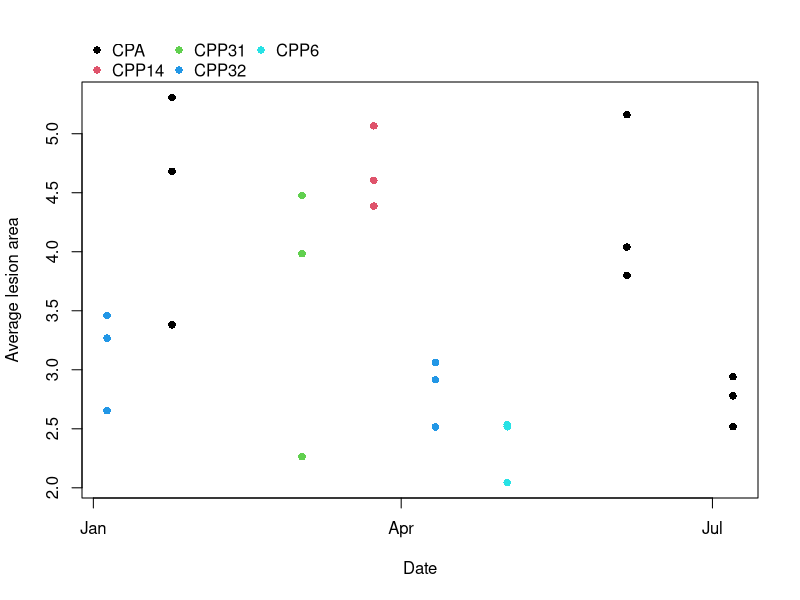
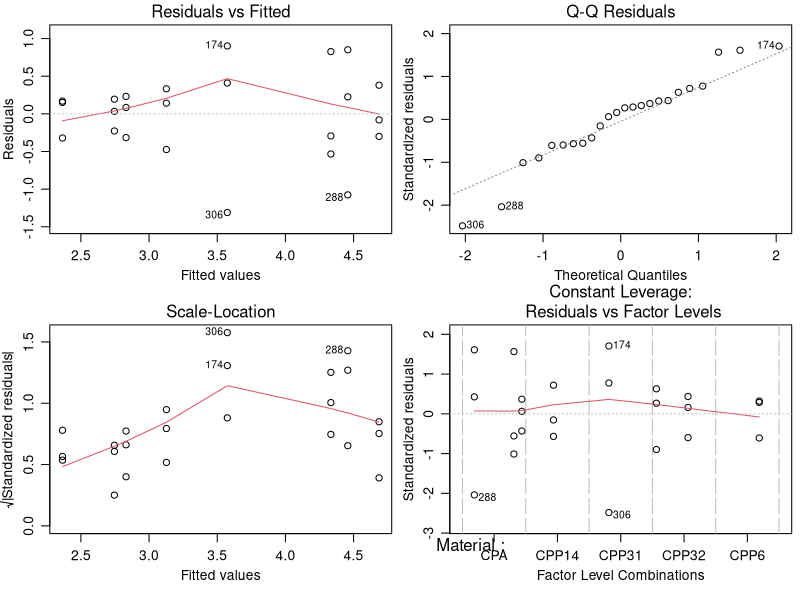
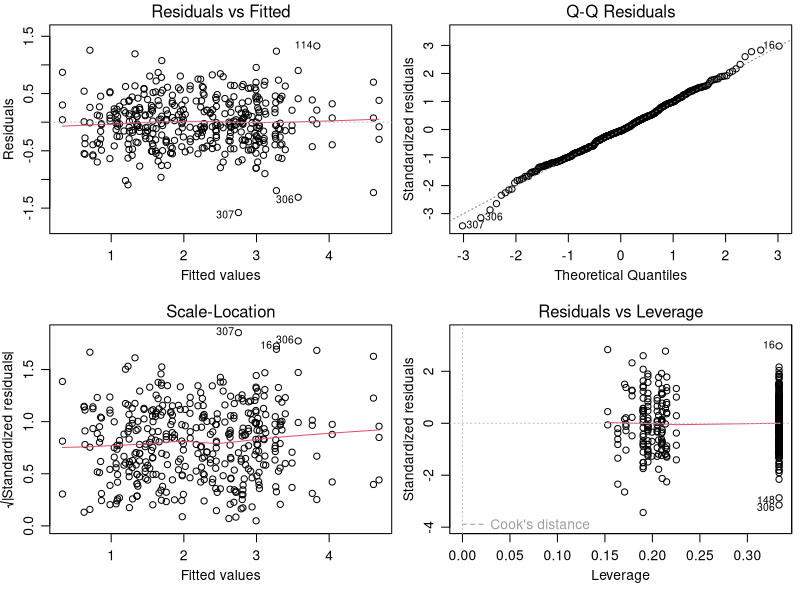
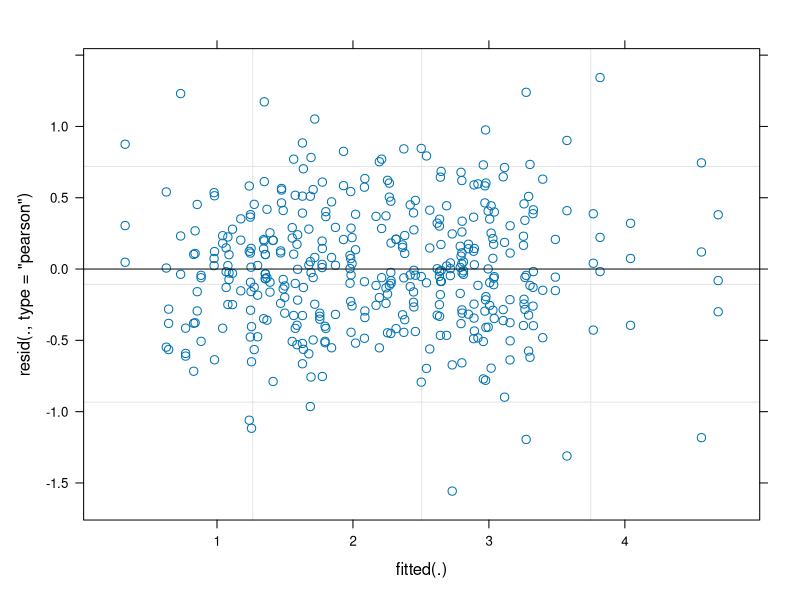
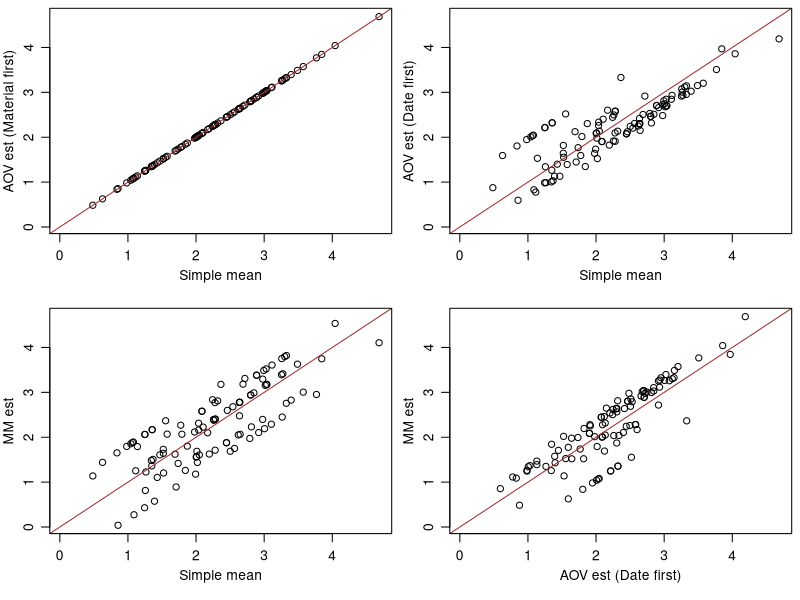
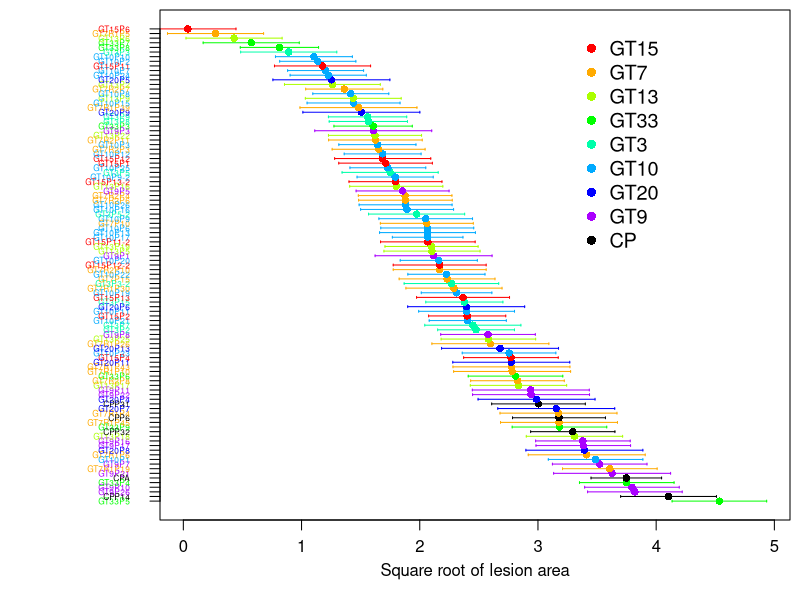

Source code (R) for these figures, in order:
## ---- chunk 1
# knitr::opts_chunk$set(echo=TRUE, cache=TRUE, error=TRUE)
knitr::opts_chunk$set(echo=TRUE, cache=TRUE, error=TRUE)
## ---- chunk 2
setwd("~/GitHub/Ecuador/ExptalData/Andrea")
rm(list=ls()) # clears the global environment
library(readxl)
TaData<- read_excel("TreeTomatoData.xlsx", sheet = "Data", na = 'NA')
TaData$Material <- factor(TaData$Material)

# summary(TaData)
# table(TaData$Material)

TaData$lesArea <- TaData$Decua*TaData$Dlong*pi # lesion area

TaAgg <- aggregate(TaData[,c("Decua","Dlong","lesArea")], TaData[,c("Material","Date","Rep")], mean,
                   na.rm=TRUE)
## ---- chunk 3
ttCont <- TaAgg[substring(TaAgg$Material, 1, 2)=='CP',]
ttCont$Material <- factor(ttCont$Material)
plot(ttCont$Date, sqrt(ttCont$lesArea), xlab='Date', ylab='Average lesion area', pch=16,
     col=ttCont$Material)
pc <- par()$usr # coordinates of the plot corners
legend(pc[1], pc[4]+diff(pc[3:4])/8, levels(ttCont$Material), col=factor(levels(ttCont$Material)),
       pch=16, ncol=3, bty='n', xpd=TRUE)

ttAOV <- aov(sqrt(lesArea)~Material+factor(Date), data=ttCont)
par(mfrow=c(2,2), mgp=c(2, 0.8, 0), mar=c(4,3,1.5,0.5))
plot(ttAOV)
anova(ttAOV)
## ---- chunk 4
selnAOV <- aov(sqrt(lesArea)~Material+factor(Date), data=TaAgg)
selnAOV1 <- aov(sqrt(lesArea)~factor(Date)+Material, data=TaAgg) # fitting Date first
par(mfrow=c(2,2), mgp=c(2, 0.8, 0), mar=c(4,3,1.5,0.5))
plot(selnAOV)
anova(selnAOV)
## ---- chunk 5
library(lme4)
TaAgg$DateFact <- factor(TaAgg$Date)

selnMM <- lmer(sqrt(lesArea)~-1+Material+(1|DateFact), data=TaAgg)
par(mfrow=c(1,1), mgp=c(2, 0.8, 0), mar=c(4,3,0.5,0.5))
plot(selnMM)
anova(selnMM)
ests <- summary(selnMM)$coefficients # get the estimates
(estsOrd <- ests[order(ests[,'Estimate']),])
## ---- chunk 6
ttMn <- cbind(ests, simpleMn=tapply(sqrt(TaAgg$lesArea), TaAgg$Material, mean, na.rm=TRUE),
              aovEst=model.tables(selnAOV, type='means')$tables$Material,
              aov1Est=model.tables(selnAOV1, type='means')$tables$Material)
par(mfrow=c(2,2), mgp=c(2, 0.8, 0), mar=c(4,3,0.5,0.5))
axLim <- range(ttMn[,c('simpleMn','aovEst','aov1Est','Estimate')])
plot(ttMn[,'simpleMn'], ttMn[,'aovEst'], xlab='Simple mean', xlim=axLim, ylim=axLim, 
     ylab='AOV est (Material first)', panel.last=abline(0, 1, col='brown'))
plot(ttMn[,'simpleMn'], ttMn[,'aov1Est'], xlab='Simple mean', xlim=axLim, ylim=axLim,
     ylab='AOV est (Date first)', panel.last=abline(0, 1, col='brown'))
plot(ttMn[,'simpleMn'], ttMn[,'Estimate'], xlab='Simple mean', xlim=axLim, ylim=axLim,
     ylab='MM est', panel.last=abline(0, 1, col='brown'))
plot(ttMn[,'aov1Est'], ttMn[,'aovEst'], xlab='AOV est (Date first)', xlim=axLim, ylim=axLim,
     ylab='MM est', panel.last=abline(0, 1, col='brown'))
## ---- chunk 7
rownames(estsOrd) <- gsub('Material', '', rownames(estsOrd))
# Omit 3 and6 since I don't know what they are
dpData <- as.data.frame(estsOrd[!(rownames(estsOrd) %in% c(3,6)),])
dpData$Family <- substring(rownames(dpData), 1, 4)
dpData[substring(dpData$Family, 1, 1)=='C','Family'] <- 
  substring(dpData[substring(dpData$Family, 1, 1)=='C','Family'], 1, 3)
dpData[substring(dpData$Family, 1, 1)=='G' &
         substring(dpData$Family, 4) %in% c('P','R'),'Family'] <- 
  substring(dpData[substring(dpData$Family, 1, 1)=='G' &
                     substring(dpData$Family, 4) %in% c('P','R'),'Family'], 1, 3)
dpData$Family <- factor(dpData$Family, unique(dpData$Family))
ttCols <- rainbow(nlevels(dpData$Family)-1)
dpData[substring(dpData$Family, 1, 1)=='G', 'famCols'] <- 
  ttCols[as.numeric(dpData[substring(dpData$Family, 1, 1)=='G', 'Family'])]
dpData[dpData$Family %in% c('CPA','CPP'), 'famCols'] <- 'black' 
dpData <- dpData[order(-dpData$Estimate),] # reverse order
nR <- nrow(dpData)
par(mfrow=c(1,1), mgp=c(2,0.8,0), mar=c(4,8,0.5,0.5))
plot(dpData$Estimate, 1:nR, xlim=c(0, max(dpData$Estimate+dpData$`Std. Error`)),
     col=dpData$famCols, pch=16, yaxt='n', xlab='Square root of lesion area', ylab='')
arrows(dpData$Estimate+dpData$`Std. Error`, 1:nR,
       dpData$Estimate-dpData$`Std. Error`, 1:nR,
       angle=90, length=0.01, code=3, col=dpData$famCols)
axis(2, 1:nR, rep('', nR))
text(-0.45, 1:nR, rownames(dpData), col=dpData$famCols, adj=1, cex=0.5, xpd=TRUE)
legend(3.3, nR+1, c(levels(dpData$Family)[-(9:10)],'CP'), col=c(ttCols[-9], 'black'),
       pch=16, cex=1.2, bty='n') 
